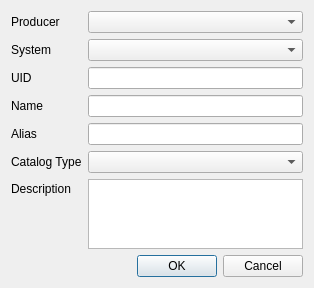
<?xml version="1.0" encoding="UTF-8"?>
<ui version="4.0">
 <class>plaResistor</class>
 <widget class="QDialog" name="plaResistor">
  <property name="geometry">
   <rect>
    <x>0</x>
    <y>0</y>
    <width>314</width>
    <height>268</height>
   </rect>
  </property>
  <property name="windowTitle">
   <string>Shunt Resistor</string>
  </property>
  <layout class="QGridLayout" name="gridLayout_2">
   <item row="6" column="0">
    <layout class="QGridLayout" name="gridLayout">
     <item row="0" column="0">
      <widget class="QLabel" name="desciptionLabel">
       <property name="minimumSize">
        <size>
         <width>0</width>
         <height>20</height>
        </size>
       </property>
       <property name="text">
        <string>Description</string>
       </property>
      </widget>
     </item>
     <item row="1" column="0">
      <spacer name="verticalSpacer">
       <property name="orientation">
        <enum>Qt::Vertical</enum>
       </property>
       <property name="sizeHint" stdset="0">
        <size>
         <width>20</width>
         <height>40</height>
        </size>
       </property>
      </spacer>
     </item>
    </layout>
   </item>
   <item row="1" column="0">
    <widget class="QLabel" name="systemidLabel">
     <property name="text">
      <string>System</string>
     </property>
    </widget>
   </item>
   <item row="7" column="1">
    <widget class="QDialogButtonBox" name="buttonBox">
     <property name="standardButtons">
      <set>QDialogButtonBox::Cancel|QDialogButtonBox::Ok</set>
     </property>
     <property name="centerButtons">
      <bool>false</bool>
     </property>
    </widget>
   </item>
   <item row="5" column="1">
    <widget class="QComboBox" name="catalogComboBox"/>
   </item>
   <item row="6" column="1">
    <widget class="QTextEdit" name="descriptionTextEdit"/>
   </item>
   <item row="2" column="1">
    <widget class="QLineEdit" name="uidLineEdit"/>
   </item>
   <item row="4" column="1">
    <widget class="QLineEdit" name="aliasLineEdit"/>
   </item>
   <item row="2" column="0">
    <widget class="QLabel" name="uidLabel">
     <property name="text">
      <string>UID</string>
     </property>
    </widget>
   </item>
   <item row="4" column="0">
    <widget class="QLabel" name="aliasLabel">
     <property name="text">
      <string>Alias</string>
     </property>
    </widget>
   </item>
   <item row="3" column="1">
    <widget class="QLineEdit" name="nameLineEdit"/>
   </item>
   <item row="3" column="0">
    <widget class="QLabel" name="nameLabel">
     <property name="text">
      <string>Name</string>
     </property>
    </widget>
   </item>
   <item row="5" column="0">
    <widget class="QLabel" name="catalogLabel">
     <property name="text">
      <string>Catalog Type</string>
     </property>
    </widget>
   </item>
   <item row="1" column="1">
    <widget class="QComboBox" name="systemComboBox"/>
   </item>
   <item row="0" column="0">
    <widget class="QLabel" name="label">
     <property name="text">
      <string>Producer</string>
     </property>
    </widget>
   </item>
   <item row="0" column="1">
    <widget class="QComboBox" name="producerComboBox"/>
   </item>
  </layout>
 </widget>
 <layoutdefault spacing="6" margin="11"/>
 <resources/>
 <connections/>
</ui>
